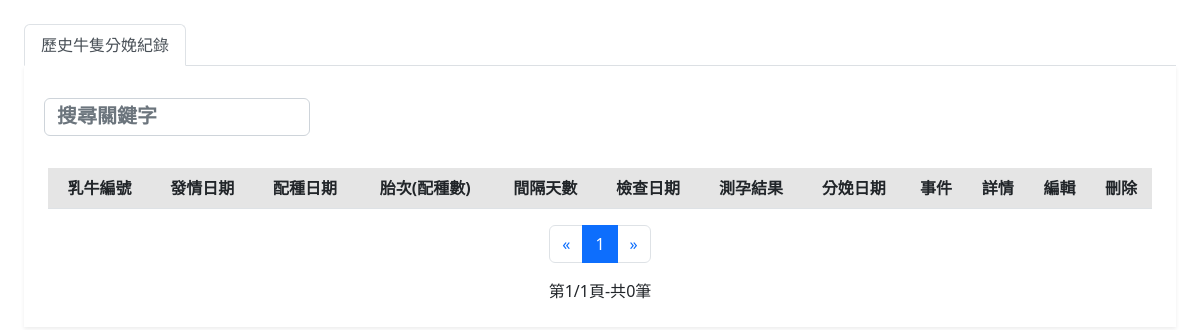
Before: /fHealthManagement/parturitionHistory/parturitionHistory.php with the older database file.
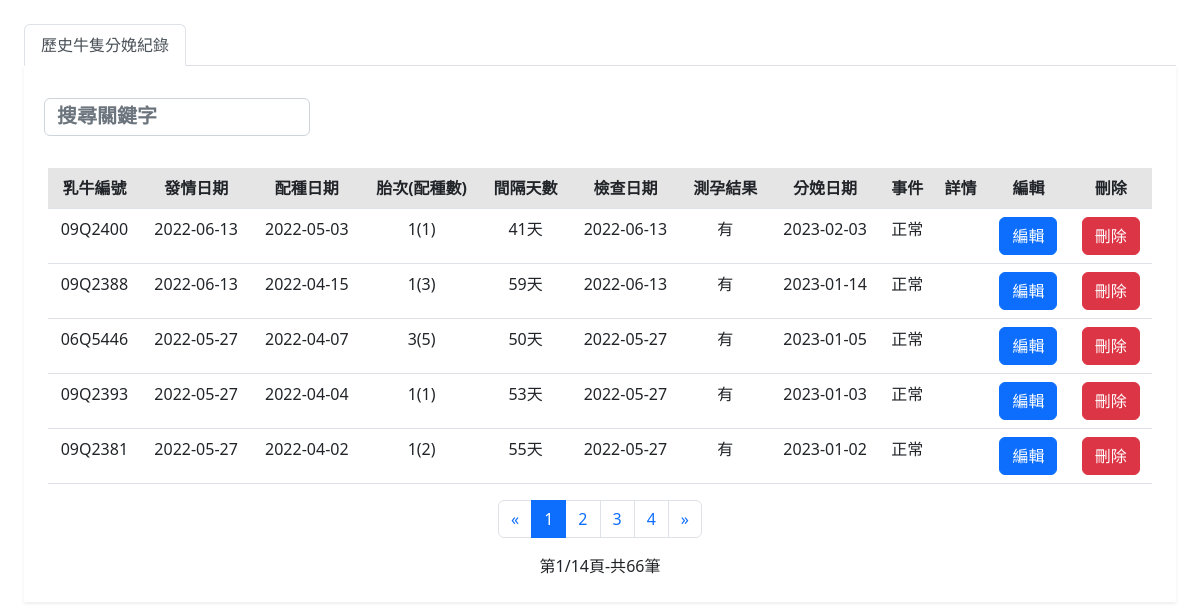
After: the same page with the newer database file.
### tables this page shows
CREATE TABLE `pregnancy_check` (
  `sn` int(6) NOT NULL,
  `id` varchar(64) NOT NULL,
  `estrusdate` date NOT NULL,
  `matingdate` date NOT NULL,
  `birthparity` int(64) DEFAULT NULL,
  `intervaldays` varchar(64) DEFAULT NULL,
  `pregnancydate` date DEFAULT NULL,
  `pregnancyresult` varchar(64) DEFAULT NULL,
  `parturitiondate` date DEFAULT NULL,
  `events` varchar(64) DEFAULT NULL,
  `details` varchar(64) DEFAULT NULL,
  `matingcount` int(11) NOT NULL DEFAULT 1
);

### fHealthManagement/parturitionHistory/parturitionHistory.php (the view, shortened to what the changed rows need)
<?php
require_once("../../SQLServer.php");
?>
<!doctype html>
<html lang="zh-TW">
<head>
  <link href="https://cdn.jsdelivr.net/npm/bootstrap@5.2.2/dist/css/bootstrap.min.css" rel="stylesheet">
  <link rel="stylesheet" href="../../css/text_box2.css">
  <link rel="stylesheet" href="../../css/indexcss.css">
</head>
<body>
  <div name="content" style="width:100%; height: 100vh ;   padding:1.5rem  ;   ">
    <div class="tab-content">
      <div class="tab-pane active shadow-sm p-4" id="parturitionHistory">
        <br>
        <div class="table-responsive" style="overflow-y: hidden;">
          <div id="cow_table" style="text-align:center;">
            <table id="rule" class="table table-hover">
              <thead>
                <tr class="table-active">
                  <th>乳牛編號</th>
                  <th>發情日期</th>
                  <th>配種日期</th>
                  <th>胎次(配種數)</th>
                  <th>間隔天數</th>
                  <th>檢查日期</th>
                  <th>測孕結果</th>
                  <th>分娩日期</th>
                  <th>事件</th>
                  <th>詳情</th>
                  <th>編輯</th>
                  <th>刪除</th>
                </tr>
              </thead>
              <tbody>
                <?php
                $query = "SELECT * FROM pregnancy_check WHERE `events` IS NOT NULL AND `events` !='' ";
                $result = mysqli_query($db_link, $query);
                $num = mysqli_num_rows($result);
                $per = 5;
                $pages = ceil($num / $per);
                if ($pages == 0) {
                  $pages = 1;
                }
                if (!isset($_GET["page"])) {
                  $page = 1;
                } else {
                  $page = intval($_GET["page"]);
                }
                $start = ($page - 1) * $per;
                $query .= "ORDER BY `parturitiondate` DESC LIMIT $start,$per";
                $result = mysqli_query($db_link, $query);
                $i = 1;
                while ($row = mysqli_fetch_assoc($result)) {
                  $sn = $row['sn'];
                  $id = $row['id'];
                  $estrusdate = $row['estrusdate'];
                  $matingdate = $row['matingdate'];
                  $intervaldays = $row['intervaldays'];
                  $pregnancydate = $row['pregnancydate'];
                  $pregnancyresult = $row['pregnancyresult'];
                  $parturitiondate = $row['parturitiondate'];
                  $birthparity = $row['birthparity'];
                  $events = $row['events'];
                  $details = $row['details'];
                  $matingcount = $row['matingcount'];
                ?>
                  <tr>
                    <td><?php echo $id ?></td>
                    <td><?php echo $estrusdate ?></td>
                    <td><?php echo $matingdate ?></td>
                    <td><?php echo $birthparity."({$matingcount})" ?></td>
                    <td><?php echo $intervaldays ?></td>
                    <td><?php echo $pregnancydate ?></td>
                    <td><?php echo $pregnancyresult ?></td>
                    <td><?php echo $parturitiondate ?></td>
                    <td><?php echo $events ?></td>
                    <td><?php echo $details ?></td>
                    <td><button class="view_data btn btn-primary" GetSn="<?php echo $sn; ?>">編輯</button></td>
                    <?php
                    echo "<td><button id=\"linkDel_$i\" onclick=\"#del\" class='btn btn-danger'>刪除</button></td>";
                    ?>
                  </tr>
                <?php
                  $i += 1;
                }
                ?>
              </tbody>
            </table>
            <?php
            echo "
                                    <center><div class='row text-center'>
                                        <div class='col-12 justify-content-center' style='display:flex;'>
                                                <nav aria-label='Page navigation example'>
                                                    <ul class='pagination'>
                                                        <li class='page-item'>
                                                            <a class='page-link' href='?page=1' aria-label='Previous'>
                                                                <span aria-hidden='true'>&laquo;</span>
                                                            </a>
                                                        </li> ";
            for ($i = 1; $i <= $pages; $i++) {
              if ($page - 5 < $i && $i < $page + 4) {
                if ($page == $i) {
                  echo "<li class='page-item active'><a class='page-link' href=?page=" . $i . " >" . $i . "</a></li> ";
                } else {
                  echo "<li class='page-item'><a class='page-link' href=?page=" . $i . " >" . $i . "</a></li> ";
                }
              }
            }
            echo "<li class='page-item'><a class='page-link' aria-label='Next' href=?page=" . $pages . " ><span aria-hidden='true'>&raquo;</span></a></li></ul>
                                    </nav></div>";
            echo "<div class=\"col-12\">第" . $page . "/" . $pages . "頁-共" . $num . "筆</div></center>";
            ?>
          </div>
        </div>
      </div>
    </div>
  </div>
</body>
</html>

Changed rows visible on the page:
added pregnancy_check: id "09Q2400", estrusdate "2022-06-13", matingdate "2022-05-03", birthparity "1", matingcount "1", intervaldays "41天", pregnancydate "2022-06-13", pregnancyresult "有", parturitiondate "2023-02-03", events "正常"
added pregnancy_check: id "09Q2388", estrusdate "2022-06-13", matingdate "2022-04-15", birthparity "1", matingcount "3", intervaldays "59天", pregnancydate "2022-06-13", pregnancyresult "有", parturitiondate "2023-01-14", events "正常"
added pregnancy_check: id "06Q5446", estrusdate "2022-05-27", matingdate "2022-04-07", birthparity "3", matingcount "5", intervaldays "50天", pregnancydate "2022-05-27", pregnancyresult "有", parturitiondate "2023-01-05", events "正常"
added pregnancy_check: id "09Q2393", estrusdate "2022-05-27", matingdate "2022-04-04", birthparity "1", matingcount "1", intervaldays "53天", pregnancydate "2022-05-27", pregnancyresult "有", parturitiondate "2023-01-03", events "正常"
added pregnancy_check: id "09Q2381", estrusdate "2022-05-27", matingdate "2022-04-02", birthparity "1", matingcount "2", intervaldays "55天", pregnancydate "2022-05-27", pregnancyresult "有", parturitiondate "2023-01-02", events "正常"
Other visible differences:
$pages: "1" → "14"
$num: "0" → "66"
new list line: "2"
new list line: "3"
new list line: "4"
